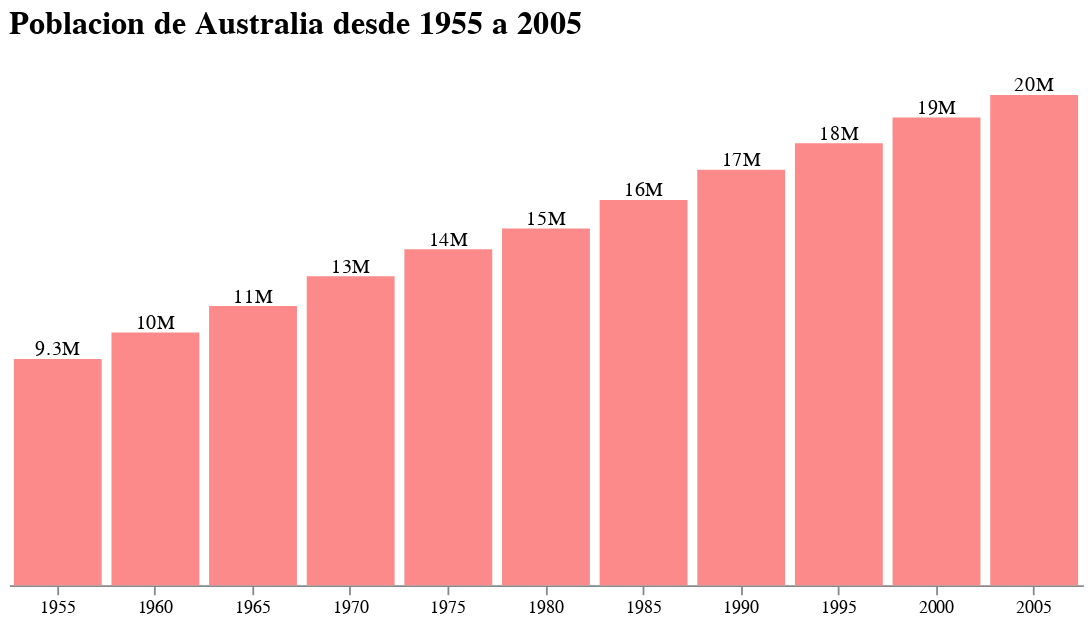

The code cell stored with this chart in its notebook:
### Code cell
chart_final.properties(
    title = f"Poblacion de {pais} desde 1955 a 2005",
    width = 600,
).configure_title(
    fontSize = 18,
    anchor = 'start'
).configure_view(
    strokeWidth = 0
)

### Figure 1 — Vega-Lite specification as saved in the notebook (floating-point values rounded to 4 significant figures)
{"config": {"view": {"continuousWidth": 400, "continuousHeight": 300, "strokeWidth": 0}, "title": {"anchor": "start", "fontSize": 18}}, "layer": [{"mark": {"type": "bar", "color": "#FD8A8A"}, "encoding": {"tooltip": {"field": "pop", "type": "quantitative"}, "x": {"axis": {"labelAngle": 0}, "field": "year", "title": "", "type": "ordinal"}, "y": {"axis": {"domain": false, "format": ".2s", "grid": false, "labels": false, "ticks": false}, "field": "pop", "title": "", "type": "quantitative"}}, "title": "Poblacion de Australia de 1955 a 2005", "width": 600}, {"mark": {"type": "text", "dy": -5}, "encoding": {"text": {"field": "pop", "format": ".2s", "type": "quantitative"}, "tooltip": {"field": "pop", "type": "quantitative"}, "x": {"axis": {"labelAngle": 0}, "field": "year", "title": "", "type": "ordinal"}, "y": {"axis": {"domain": false, "format": ".2s", "grid": false, "labels": false, "ticks": false}, "field": "pop", "title": "", "type": "quantitative"}}, "title": "Poblacion de Australia de 1955 a 2005", "width": 600}], "data": {"name": "data-5378fb20b64e89776241f1c6016803de"}, "title": "Poblacion de Australia desde 1955 a 2005", "width": 600, "$schema": "https://vega.github.io/schema/vega-lite/v4.17.0.json", "datasets": {"data-5378fb20b64e89776241f1c6016803de": [{"year": 1955, "country": "Australia", "cluster": 4, "pop": 9277087, "life_expect": 70.33, "fertility": 3.406}, {"year": 1960, "country": "Australia", "cluster": 4, "pop": 10361273, "life_expect": 70.93, "fertility": 3.274}, {"year": 1965, "country": "Australia", "cluster": 4, "pop": 11439384, "life_expect": 71.1, "fertility": 2.871}, {"year": 1970, "country": "Australia", "cluster": 4, "pop": 12660160, "life_expect": 71.93, "fertility": 2.535}, {"year": 1975, "country": "Australia", "cluster": 4, "pop": 13771400, "life_expect": 73.49, "fertility": 1.989}, {"year": 1980, "country": "Australia", "cluster": 4, "pop": 14615900, "life_expect": 74.74, "fertility": 1.907}, {"year": 1985, "country": "Australia", "cluster": 4, "pop": 15788300, "life_expect": 76.32, "fertility": 1.859}, {"year": 1990, "country": "Australia", "cluster": 4, "pop": 17022133, "life_expect": 77.56, "fertility": 1.86}, {"year": 1995, "country": "Australia", "cluster": 4, "pop": 18116171, "life_expect": 78.83, "fertility": 1.776}, {"year": 2000, "country": "Australia", "cluster": 4, "pop": 19164620, "life_expect": 80.37, "fertility": 1.756}, {"year": 2005, "country": "Australia", "cluster": 4, "pop": 20090437, "life_expect": 81.23, "fertility": 1.788}]}}
